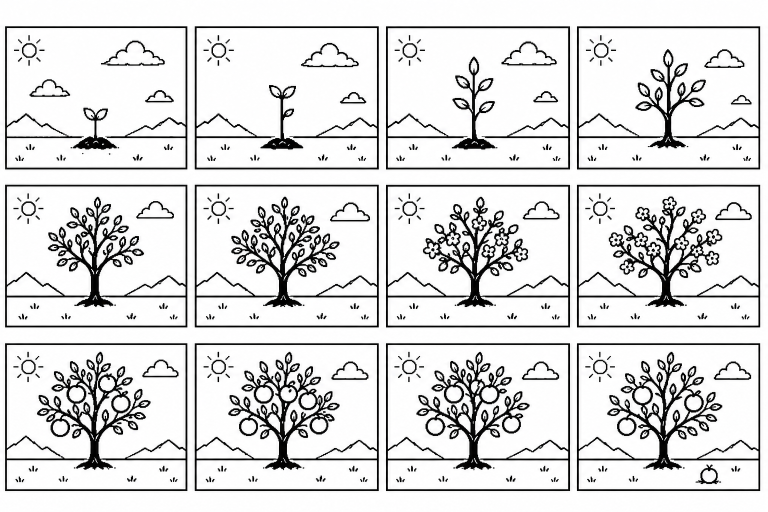
#> input picture src/OTAanimation.png, 1536 x 1024 px (shown at 1/2 size); its folder holds only this picture in this run
$ python convert_sprites.py
#> lines starting #> are read from the running program, lines starting #| are printed output that depends on the picture
#!/usr/bin/env python3
"""
Convert OTAanimation.jpg sprite sheet into a C header with XBM PROGMEM arrays.
Tailored for monochrome OLED 128x64 screens using U8g2.

Sprite sheet layout:
  - 4 columns x 3 rows = 12 frames
  - 4px border between sprites
  - Target output size: 128 x 64 px (full screen width, keeping aspect ratio)

Colors are dithered to 1-bit monochrome so that the ESP32
can push it directly to the display using u8g2.drawXBMP().
"""

import os
from PIL import Image, ImageOps

# Configuration
SPRITE_SHEET = os.path.join(os.path.dirname(__file__), "src", "OTAanimation.png")
OUTPUT_HEADER = os.path.join(os.path.dirname(__file__), "src", "ota_sprites.h")
IMG_DIR = os.path.join(os.path.dirname(__file__), "src", "img")

COLS = 4
ROWS = 3
BORDER = 0

# Target sizes
TARGET_W = 128
TARGET_H = 64

# Boot animation target sizes (scaled down slightly like the original CYD version)
BOOT_W = 80
BOOT_H = 40

# Set to True if you need to invert the source image before dithering to 1-bit
# (Usually OLEDs display white pixels where the image is bright)
INVERT_COLORS = True

def generate_xbm_bytes(img):
    """Converts a 1-bit PIL image to an array of XBM formatted bytes."""
    pixels = img.load()
    w, h = img.size
    bytes_out = []
    for y in range(h):
        for x in range(0, w, 8):
            byte = 0
            for bit in range(8):
                if x + bit < w:
                    # In PIL mode '1', 255 is white.
                    # We want white to be 1 (lit) and black to be 0 (unlit) on OLED.
                    if pixels[x + bit, y] > 127:
                        byte |= (1 << bit)
            bytes_out.append(byte)
    return bytes_out

def main():
    if not os.path.exists(IMG_DIR):
        os.makedirs(IMG_DIR)

    img = Image.open(SPRITE_SHEET).convert("RGB")
#> img is the input picture: PIL image 1536x1024 RGB; mean R, G, B 220.2, 220.2, 220.3
    total_w, total_h = img.size
#> total_w = 1536; total_h = 1024

    sprite_w = (total_w - (COLS - 1) * BORDER) // COLS
#> sprite_w = 384
    sprite_h = (total_h - (ROWS - 1) * BORDER) // ROWS
#> sprite_h = 341
    print(f"Sheet size: {total_w}x{total_h}")
#| Sheet size: 1536x1024
    print(f"Source sprite size: {sprite_w}x{sprite_h}")
#| Source sprite size: 384x341
    print(f"Target sprite size: {TARGET_W}x{TARGET_H}")

    # 1. First pass: extract cells and find their bounding boxes to calculate the global max bounding box
    cells = []
    bboxes = []

    for row in range(ROWS):
        for col in range(COLS):
            x = col * (sprite_w + BORDER)
            y = row * (sprite_h + BORDER)

            # Extract cell from sheet
            cell = img.crop((x, y, x + sprite_w, y + sprite_h))
            cells.append(cell)

            # Convert to grayscale to find bounding box
            cell_gray = cell.convert("L")
            bg_color = cell_gray.getpixel((0, 0))
            if bg_color < 128:
                mask = cell_gray.point(lambda p: 255 if p > 20 else 0, mode="1")
            else:
                mask = cell_gray.point(lambda p: 255 if p < 235 else 0, mode="1")

            bbox = mask.getbbox()
            bboxes.append(bbox)
#> after the loop, bboxes = [(10, 52, 375, 339), (5, 52, 374, 339), (4, 52, 373, 339), (1, 52, 369, 339), (10, 28, 375, 314), (5, 28, 374, 314), (4, 28, 373, 314), (1, 28, 369, 314), (10, 4, 375, 301), (5, 4, 374, 300), (4, 4, 373, 301), (1, 4, 369, 301)]; cells = 12 items

    # Find the maximum width and height among all valid bounding boxes
    max_w = max((b[2] - b[0]) for b in bboxes if b)
#> max_w = 369
    max_h = max((b[3] - b[1]) for b in bboxes if b)
#> max_h = 297
    print(f"Detected max sprite bounding box: {max_w}x{max_h}")
#| Detected max sprite bounding box: 369x297

    xbm_data_list = []

    # 2. Second pass: crop each cell using its bounding box center and the max dimensions
    for idx, (cell, bbox) in enumerate(zip(cells, bboxes)):
        if bbox:
            cx = (bbox[0] + bbox[2]) / 2
            cy = (bbox[1] + bbox[3]) / 2

            crop_x0 = int(cx - max_w / 2)
            crop_y0 = int(cy - max_h / 2)
            crop_x1 = int(cx + max_w / 2)
            crop_y1 = int(cy + max_h / 2)

            # Crop exactly the stabilized subregion
            sprite = cell.crop((crop_x0, crop_y0, crop_x1, crop_y1))
        else:
            # Fallback if no bright pixels
            sprite = cell

        # Scale down to target size
        sprite = sprite.resize((TARGET_W, TARGET_H), Image.LANCZOS)

        sprite = sprite.convert("L")
        if INVERT_COLORS:
            sprite = ImageOps.invert(sprite)

        # Convert to 1-bit monochrome (dithered)
        sprite_bw = sprite.convert("1")

        # Save to PNG in img/ folder
        out_path = os.path.join(IMG_DIR, f"frame_{idx:02d}.png")
        sprite_bw.save(out_path, format="PNG")

        # Generate XBM bytes
        xbm_bytes = generate_xbm_bytes(sprite_bw)
        xbm_data_list.append(xbm_bytes)

        print(f"  Frame {idx}: saved to {out_path} ({len(xbm_bytes)} bytes)")
#> this loop made 12 passes
#> (bbox, cx, cy, crop_x0, crop_y0, crop_x1, crop_y1) on passes 1, 2, 3, 4, 5, 6, 7, 8, 9, 10, 12: ((10, 52, 375, 339), 192.5, 195.5, 8, 47, 377, 344), ((5, 52, 374, 339), 189.5, 195.5, 5, 47, 374, 344), ((4, 52, 373, 339), 188.5, 195.5, 4, 47, 373, 344), ((1, 52, 369, 339), 185, 195.5, 0, 47, 369, 344), ((10, 28, 375, 314), 192.5, 171, 8, 22, 377, 319), ((5, 28, 374, 314), 189.5, 171, 5, 22, 374, 319), ((4, 28, 373, 314), 188.5, 171, 4, 22, 373, 319), ((1, 28, 369, 314), 185, 171, 0, 22, 369, 319), ((10, 4, 375, 301), 192.5, 152.5, 8, 4, 377, 301), ((5, 4, 374, 300), 189.5, 152, 5, 3, 374, 300), ((1, 4, 369, 301), 185, 152.5, 0, 4, 369, 301)
#> (cx, cy, crop_x0, crop_y0, crop_x1, crop_y1) on pass 11: (188.5, 152.5, 4, 4, 373, 301)
#|   Frame 0: saved to src/img/frame_00.png (1024 bytes)
#|   Frame 1: saved to src/img/frame_01.png (1024 bytes)
#|   Frame 2: saved to src/img/frame_02.png (1024 bytes)
#|   Frame 3: saved to src/img/frame_03.png (1024 bytes)
#|   Frame 4: saved to src/img/frame_04.png (1024 bytes)
#|   Frame 5: saved to src/img/frame_05.png (1024 bytes)
#|   Frame 6: saved to src/img/frame_06.png (1024 bytes)
#|   Frame 7: saved to src/img/frame_07.png (1024 bytes)
#> (further printed lines are left out)
#> pass 1, in main, `sprite = cell.crop((crop_x0, crop_y0, crop_x1, crop_y1))`:
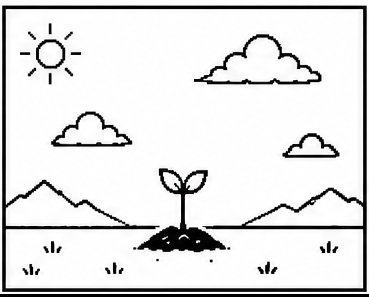
#> sprite: PIL image 369x297 RGB; mean R, G, B 224.6, 224.5, 224.6
#> pass 1, in main, `sprite = sprite.resize((TARGET_W, TARGET_H), Image.LANCZOS)`:
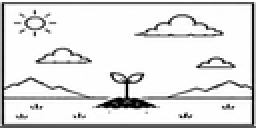
#> sprite: PIL image 128x64 RGB (shown 2 times larger); mean R, G, B 223.5, 223.5, 223.5
#> pass 1, in main, `sprite = ImageOps.invert(sprite)`:
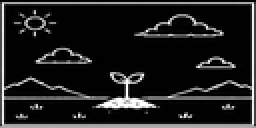
#> sprite: PIL image 128x64 L (shown 2 times larger); min 0, max 255, mean 31.5
#> after the loop:
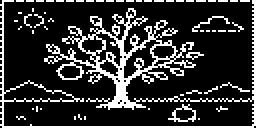
#> sprite_bw: PIL image 128x64 1 (shown 2 times larger); 20.1% white in thin lines or dots
#> after the loop, xbm_data_list = 12 items

    # Write C header
    with open(OUTPUT_HEADER, "w") as f:
        f.write("// Auto-generated by convert_sprites.py — DO NOT EDIT\n")
        f.write("// Source: OTAanimation.jpg (4x3 grid, 12 frames)\n")
        f.write("#pragma once\n")
        f.write("#include <pgmspace.h>\n\n")
        f.write(f"#define OTA_SPRITE_W {TARGET_W}\n")
        f.write(f"#define OTA_SPRITE_H {TARGET_H}\n")
        f.write(f"#define OTA_SPRITE_COUNT {COLS * ROWS}\n\n")

        total_size = 0
        for i, data in enumerate(xbm_data_list):
            total_size += len(data)
            f.write(f"const uint8_t ota_sprite_{i}[] PROGMEM = {{\n")
            for j in range(0, len(data), 16):
                line = ", ".join(f"0x{b:02X}" for b in data[j:j+16])
                f.write(f"  {line},\n")
            f.write("};\n\n")
#> this loop made 12 passes
#> total_size on passes 1 to 12: 1024, 2048, 3072, 4096, 5120, 6144, 7168, 8192, 9216, 10240, 11264, 12288
#> after the loop, total_size = 12288

        # Pointer arrays for indexed access
        f.write("const uint8_t* const ota_sprites[OTA_SPRITE_COUNT] PROGMEM = {\n")
        for i in range(COLS * ROWS):
            f.write(f"  ota_sprite_{i},\n")
        f.write("};\n\n")

        # Add special boot sprites (taking every other frame: 0, 2, 4, 6, 8, 10)
        boot_frames = [0, 2, 4, 6, 8, 10]
        f.write(f"// Special boot sprites (scaled to {BOOT_W}x{BOOT_H})\n")
        f.write(f"#define BOOT_SPRITE_W {BOOT_W}\n")
        f.write(f"#define BOOT_SPRITE_H {BOOT_H}\n\n")

        for i, f_idx in enumerate(boot_frames):
            cell = cells[f_idx]
            bbox = bboxes[f_idx]

            if bbox:
                cx = (bbox[0] + bbox[2]) / 2
                cy = (bbox[1] + bbox[3]) / 2
                crop_x0 = int(cx - max_w / 2)
                crop_y0 = int(cy - max_h / 2)
                crop_x1 = int(cx + max_w / 2)
                crop_y1 = int(cy + max_h / 2)
                boot_sprite = cell.crop((crop_x0, crop_y0, crop_x1, crop_y1))
            else:
                boot_sprite = cell

            boot_sprite = boot_sprite.resize((BOOT_W, BOOT_H), Image.LANCZOS)

            boot_sprite = boot_sprite.convert("L")
            if INVERT_COLORS:
                boot_sprite = ImageOps.invert(boot_sprite)

            boot_sprite_bw = boot_sprite.convert("1")

            boot_path = os.path.join(IMG_DIR, f"boot_{i}.png")
            boot_sprite_bw.save(boot_path, format="PNG")

            boot_bytes = generate_xbm_bytes(boot_sprite_bw)
            total_size += len(boot_bytes)

            f.write(f"// Special boot sprite {i} (frame {f_idx}, {BOOT_W}x{BOOT_H})\n")
            f.write(f"const uint8_t ota_sprite_boot_{i}[] PROGMEM = {{\n")
            for j in range(0, len(boot_bytes), 16):
                line = ", ".join(f"0x{b:02X}" for b in boot_bytes[j:j+16])
                f.write(f"  {line},\n")
            f.write("};\n\n")
#> this loop made 6 passes
#> (bbox, cx, cy, crop_x0, crop_y0, crop_x1, crop_y1, total_size) on passes 1 to 5: ((10, 52, 375, 339), 192.5, 195.5, 8, 47, 377, 344, 12688), ((4, 52, 373, 339), 188.5, 195.5, 4, 47, 373, 344, 13088), ((10, 28, 375, 314), 192.5, 171, 8, 22, 377, 319, 13488), ((4, 28, 373, 314), 188.5, 171, 4, 22, 373, 319, 13888), ((10, 4, 375, 301), 192.5, 152.5, 8, 4, 377, 301, 14288)
#> (cx, cy, crop_x0, crop_y0, crop_x1, crop_y1, total_size) on pass 6: (188.5, 152.5, 4, 4, 373, 301, 14688)
#> pass 1, in main, `cell = cells[f_idx]`:
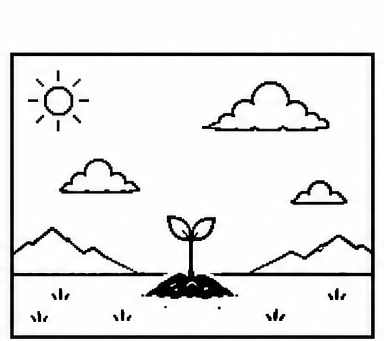
#> cell: PIL image 384x341 RGB; mean R, G, B 231.5, 231.4, 231.5
#> pass 1, in main, `boot_sprite = ImageOps.invert(boot_sprite)`:
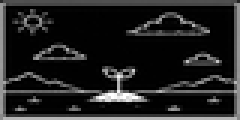
#> boot_sprite: PIL image 80x40 L (shown 3 times larger); min 0, max 255, mean 33.3
#> after the loop:
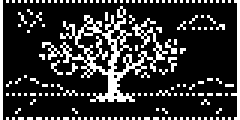
#> boot_sprite_bw: PIL image 80x40 1 (shown 3 times larger); 20.2% white in thin lines or dots
#> after the loop, total_size = 14688

    print(f"\nGenerated {OUTPUT_HEADER}")
    print(f"Total XBM binary data: {total_size:,} bytes ({total_size / 1024:.2f} KB)")
#| Total XBM binary data: 14,688 bytes (14.34 KB)

if __name__ == "__main__":
    main()
